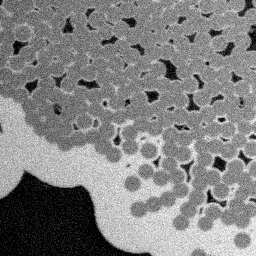
%> input picture TP/tp/TP2_ICM_Markov/TD_Segmentation_I2SC/materiau.bmp, 256 x 256 px
$ octave TP2.m   (GNU Octave 9; MATLAB toolbox functions it lacks are replaced by stand-ins)
%> lines starting %> are read from the running program, lines starting %| are printed output that depends on the picture
### TP/tp/TP2_ICM_Markov/TD_Segmentation_I2SC/icm.m
function EtiqResult=icm(Im, EtiqInit, NbClasses, Mu, Sigma, Beta)
% Exécute une segmentation par champ de markov de l'image Im,
% en NbClasses classes dont les moyennes et les écart-types de niveaux de gris
% sont donnés par les tableaux Mu et Sigma
% EtiqInit, passée en paramètre, est l'image des étiquettes d'initialisation
% L'image des étiquettes en cours de modifications est Etiq
% L'image des étiquettes à renvoyer est EtiqResult

% L'algorithme utilisé est l'algorithme ICM (Iterated Conditional Modes),
% avec hypothèse de normalité (chaque classe suit une distribution  normale)

% L'énergie locale associée au site s sera notée Es. Elle sera composée de :
%		Es_rap : énergie de rappel aux données
%		Es_reg : énergie de régularisation
% La première porte sur la connaissance a priori des distributions des classes supposées gaussiennes
% La seconde permet de régulariser les régions. Elle s'appuiera sur un potentiel autologistique (de valeur +/- Beta)


Im=double(Im);
[Nb_lignes,Nb_colonnes]=size(Im);
Etiq=EtiqInit;

% Début du processus itératif
l=0;
fin=0;
etiq_4_voisins=zeros(1,4);
E_par_etiquette_test = zeros(1,3);

while fin==0
    % Nombre de modifications sur un balayage complet
    nb_modifs=0;
    % Parcours de l'image (les bords ne seront pas pris en compte dans un premier temps)
    for i=2:Nb_lignes-1
        for j=2:Nb_colonnes-1

            pixel_level = Im(i,j);    %niveau de gris du pixel (i,j)
            pixel_etiq = Etiq(i,j); %etiquette du pixel (i,j)
            etiq_4_voisins = [Etiq(i-1,j) Etiq(i+1,j) Etiq(i,j+1) Etiq(i,j-1)];

            gauss_niv_gris = ( 1/ (Sigma(1,pixel_etiq))*sqrt(2*pi) ) * exp(- (pixel_level-Mu(1,pixel_etiq)^2)); %Formule cours p(as|lambda_s)
            Es_rap = -log(gauss_niv_gris);  %E rap donnee

            meme_etiq = (pixel_etiq==etiq_4_voisins)*2-1; %1 si meme etiq et -1 sinon
            meme_etiq = meme_etiq*-Beta;
            Es_reg = sum(meme_etiq); %on fait la somme des B

            Es = Es_rap + Es_reg;% Energie de base du pixel étudié

            for k =1:NbClasses %on calcul l'energie pour chaque classe test

                gauss_niv_gris = (1/ (Sigma(1,k))*sqrt(2*pi)) * exp(- (pixel_level-Mu(1,k)^2)/(2*Sigma(1,k).^2)); %Formule cours p(as|lambda_s)
                Es_rap = -log(gauss_niv_gris);  %E rap donnee pour etiquette k test

                meme_etiq = (k==etiq_4_voisins)*2-1; %1 si meme etiq et -1 sinon
                meme_etiq = meme_etiq*-Beta;
                Es_reg = sum(meme_etiq); %on fait la somme des B

                E_par_etiquette_test(1,k)=Es_rap+Es_reg;

            end

            %on garde la meilleure etiquette
            [E_min classe_choice] = min(E_par_etiquette_test);

            %Et on affecte la classe au pixel en augmentant nb_de_modif
            %si on doit changer sa classe

            if pixel_etiq ~= classe_choice
                nb_modifs = nb_modifs+1;
                Etiq(i,j)=classe_choice;
            end


            % Calcul de l'énergie locale Es pour toutes les étiquettes lambda possibles
                        % A compléter...

                        % Recherche de la meilleure étiquette
                        % A compléter...

                        % Affectation de la meilleure étiquette
                        % A compléter...

        end
    end
%     nb_modifs
    l=l+1;

    figure,
    imagesc(Etiq-1);
    title('Segmentation ICM 1ere iteration');

    if (nb_modifs==0)
        fin=1; % On met fin à la boucle s'il n'y a plus de changement.
    end
    fprintf('Iteration : %6d      -      Nb de modifications : %6d\n',l,nb_modifs);


end
EtiqResult=Etiq-1;

### TP/tp/TP2_ICM_Markov/TD_Segmentation_I2SC/TP2.m
clear all; close all;clc;

I = double(imread('materiau.bmp'))/255;
%> I: size 256x256 double; min 0, max 1, mean 0.509
[x,y]=size(I);
%> x = 256; y = 256
% figure,imshow(I);
N = x*y; %nb pixels
%> N = 65536

%% Etude caracteristique, seuillage histogramme
% imhist(I)
% title('Histogramme des niveaux de gris');

nb_classes = 3;
thresholds = [ 0.25 0.67 ];

X = grayslice(I,thresholds);
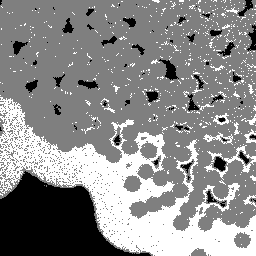
%> X: size 256x256 uint8; min 0, max 2, mean 1.09; drawn with min black and max white

figure,
imagesc(X); %Q'uand on a 0, 1 et 2
colorbar
title('Seuillage histogramme');

%% 3 Segmentation Markovienne

% Etot; %Energie totale à minimiser (en minimisant E_local)
% En1=0;  %Energie rappel aux donnes
% En2=0;  %Energie de regularisation

I_classe_init_bien = double(X);         %Init image bien avec classes seuillage histo precedent
I_classe_init_mal = randi([0,2],x,y);   %Init image avec classes aleatoire
% imagesc(I_classe_init_mal)
I_classe_bien_bruite=round(0.5*(I_classe_init_bien+I_classe_init_mal));
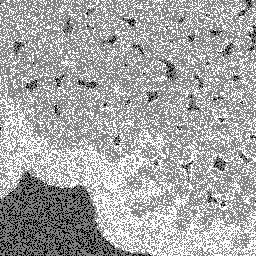
%> I_classe_bien_bruite: size 256x256 double; min 0, max 2, mean 1.32; drawn with min black and max white

I_input = I_classe_init_bien;

figure,
imagesc(I_input)
title('Input ICM');


%Algo ICM
Mu = [10 130 190];
Sigma = [15 15 15];
Beta=1;
EtiqResult=icm(I, I_input+1, nb_classes, Mu, Sigma, 100);
%> (the run ends here)
